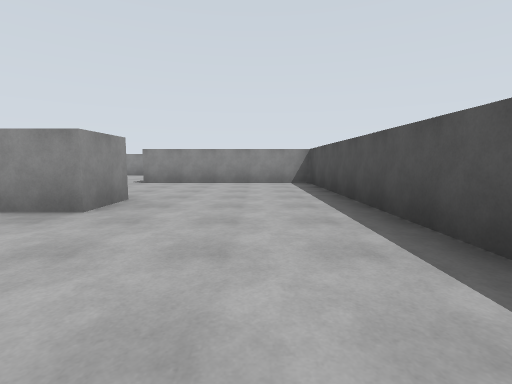
View 1 (above)

23 first-person views from a walk through a robot-simulator world made for Gazebo. The camera is 1.2 m above the floor, tilts 6° down and sees 85° across. The floor is counted in squares, 2.5 m on a side. Each view is taken from the middle of a square. On the plan, view 1 faces up. The plan holds only what a view shows up to about 9 squares ahead; the rest is blank. The place goes on beyond the plan.

View 2
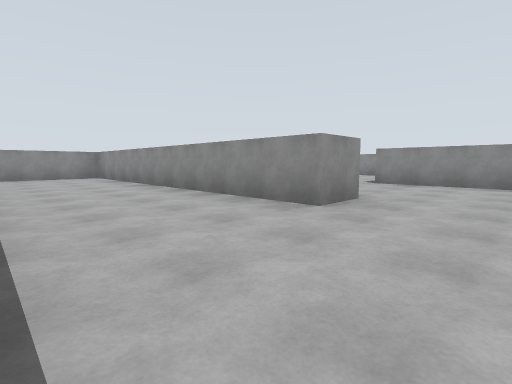

View 3
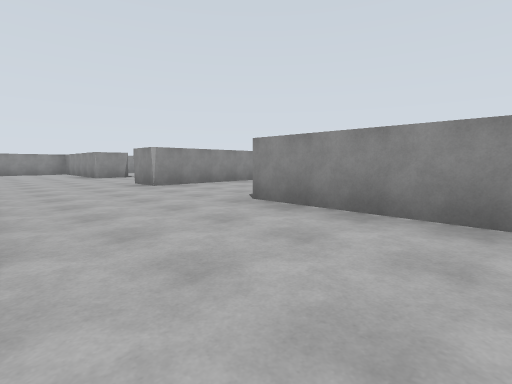

View 4
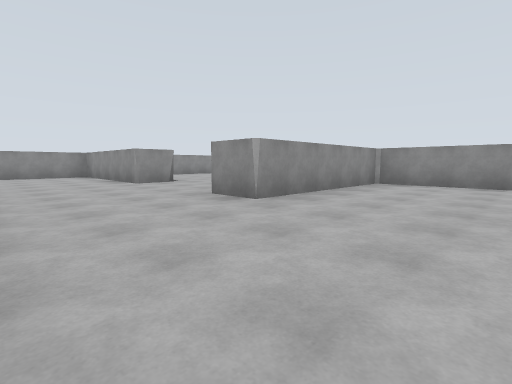

View 5
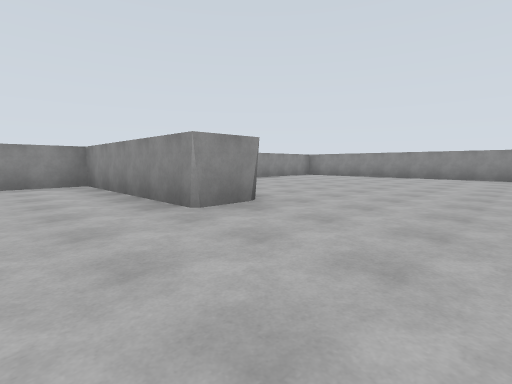

View 6
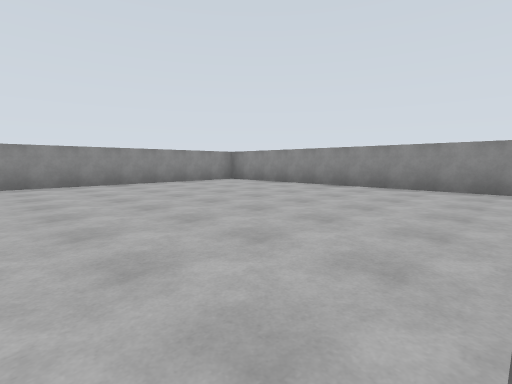

View 7
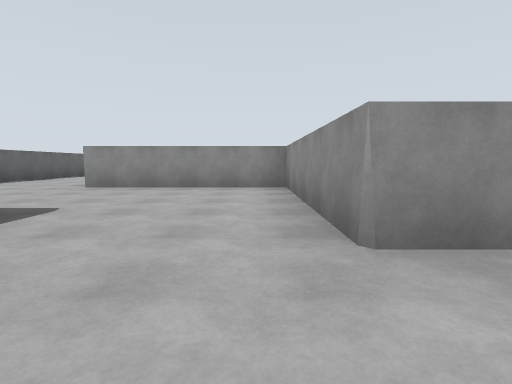

View 8
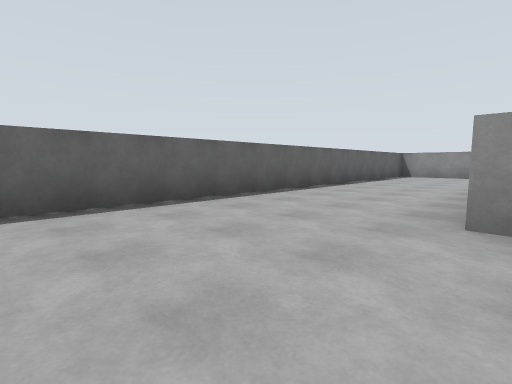

View 9
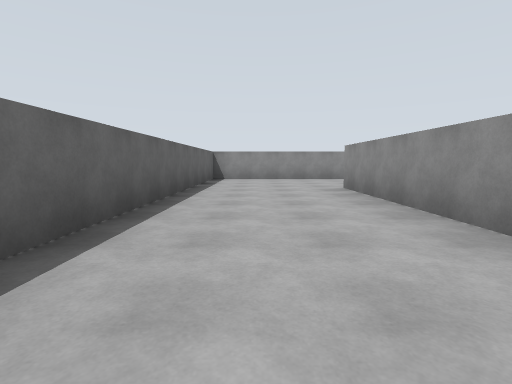

View 10
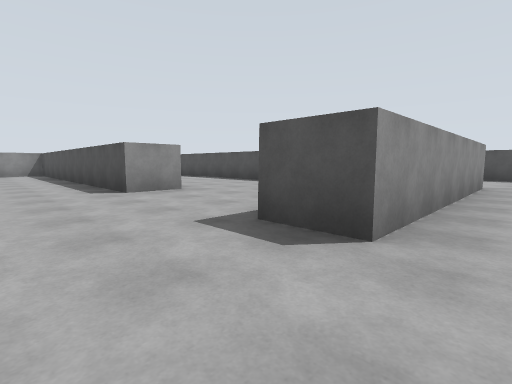

View 11
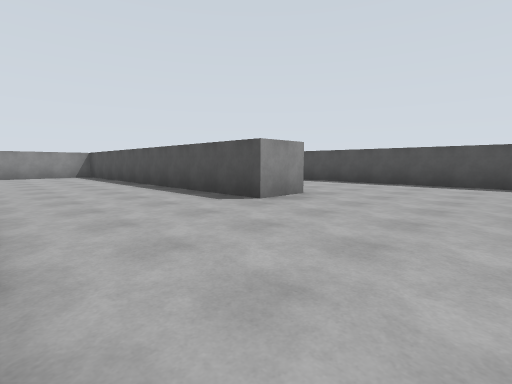

View 12
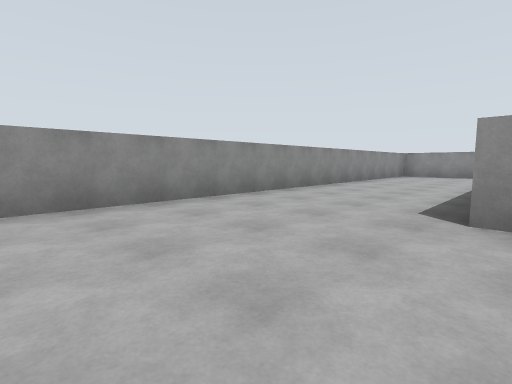

View 13
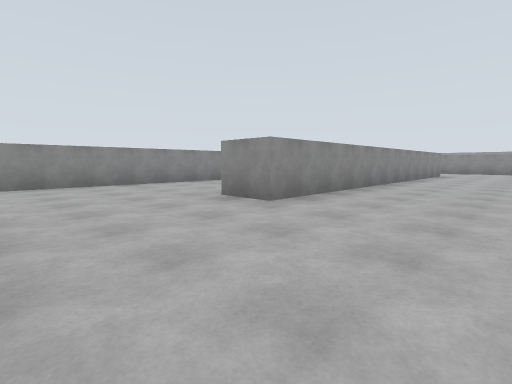

View 14
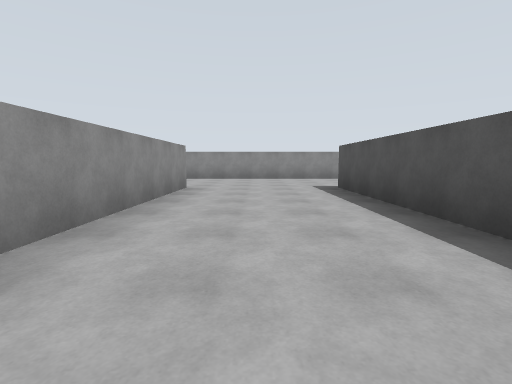

View 15
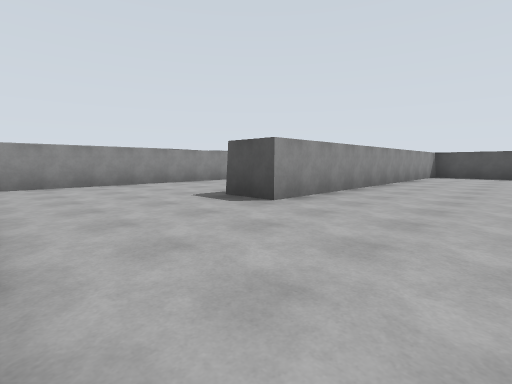

View 16
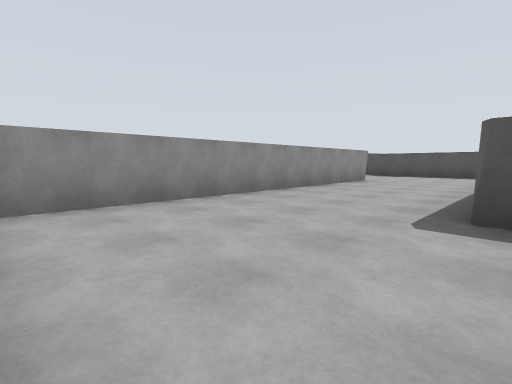

View 17
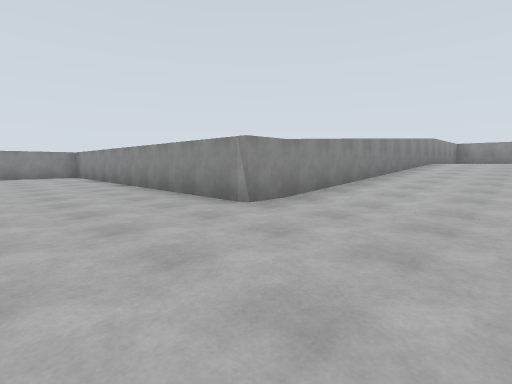

View 18
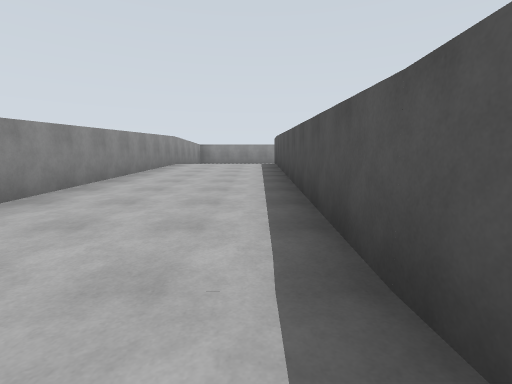

View 19
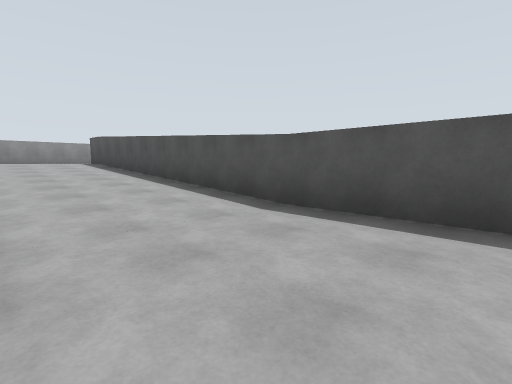

View 20
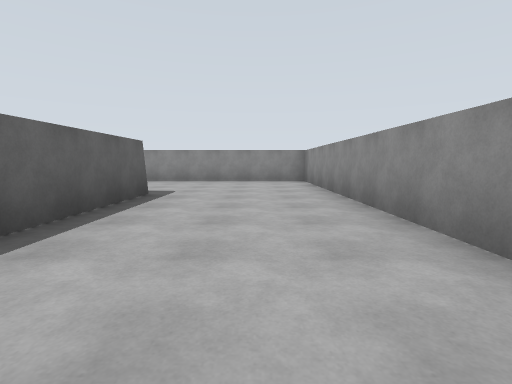

View 21
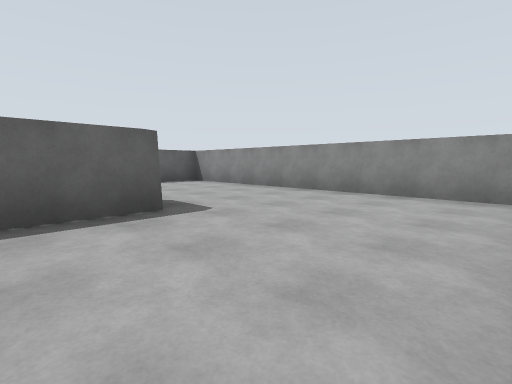

View 22
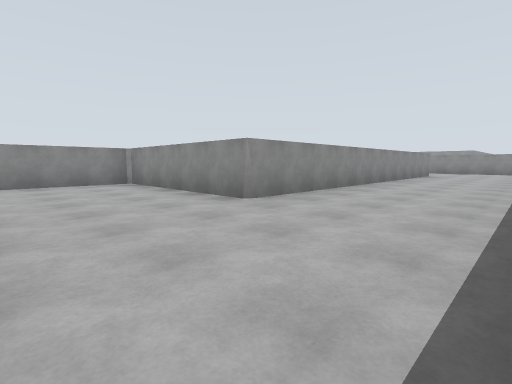

View 23
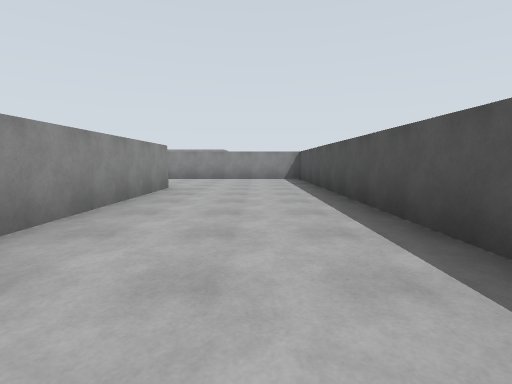

### Floor plan
Key: @ floor where view 1 was taken; # wall or solid block; . main floor; : floor 1 m higher than the main floor; / step, stairs or slope.
Columns run from 22 left of view 1 to 2 right of it. Each row starts with its distance up from view 1.
 30         #:::#
 29         #///#
 28         #///#
 27         #///#
 26         #///#
 25         #///#
 24         #///#
 23 #########...#      ######
 22 #...........#       ....#
 21 #...........#       ....#
 20 #...........#       ....#
 19 #...#########       #...#
 18 #...........#       #...#
 17 #...........#       #...#
 16 #...........#       #...#
 15 #####...########    #...#
 14 #...#...#.......    #...
 13 #...#...#.......    #...
 12 #...#...#.......    #...
 11 #...#...#.......#####...
 10 #...#...#.......#.......
  9 #...#...#.......#.......
  8 #...#...#   ....#.......
  7 #...#...#####...#...#####
  6 #.......#...............#
  5 #.......#...............#
  4 #.......#...............#
  3 #...#####...#########...#
  2 #...........#...........#
  1 #...........#...........#
  0 #...........#.........@
 -1 #############

Positions as (right, up) in squares from view 1, and headings:
1: (0, 0), facing up
2: (0, 0), facing up-left
3: (0, 4), facing up-left
4: (-3, 4), facing up-left
5: (-7, 5), facing up-left
6: (-7, 9), facing up-left
7: (-8, 6), facing left
8: (-11, 3), facing down-left
9: (-13, 1), facing left
10: (-20, 2), facing up-right
11: (-21, 4), facing up-right
12: (-18, 4), facing up-left
13: (-15, 4), facing up-left
14: (-16, 10), facing up
15: (-21, 16), facing up-right
16: (-21, 19), facing up-right
17: (-11, 20), facing up-left
18: (-11, 22), facing up
19: (-13, 21), facing up-right
20: (-14, 21), facing left
21: (-17, 22), facing down-left
22: (1, 8), facing up-left
23: (0, 14), facing up
